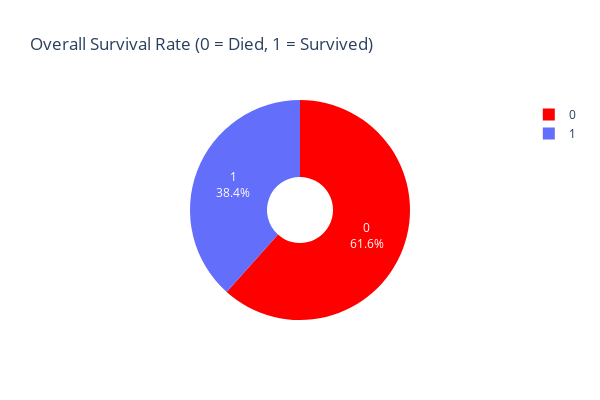

The notebook cell saved with this chart:
### Markdown cell above
###  Overall Survival Rate

### Code cell
import plotly.express as px

fig = px.pie(df, names='Survived', title='Overall Survival Rate (0 = Died, 1 = Survived)',
             color='Survived', hole= 0.3, color_discrete_map={0: 'red', 1: 'brightgreen'})
fig.update_traces(textinfo='percent+label') 
fig.update_layout(
    width=600,
    height=400,
)
fig.show()

### Figure 1 — Plotly figure (JSON) as saved in the notebook; plotly's stock layout.template omitted (floating-point values rounded to 4 significant figures; data arrays with more than 128 entries replaced by an {"elided": "..."} marker saying what was removed)
{"data": [{"customdata": {"elided": "891x1 int values"}, "domain": {"x": [0, 1], "y": [0, 1]}, "hole": 0.3, "hovertemplate": "Survived=%{customdata[0]}<extra></extra>", "labels": {"elided": "891 int values"}, "legendgroup": "", "marker": {"colors": {"elided": "891 str values"}}, "name": "", "showlegend": true, "textinfo": "percent+label", "type": "pie"}], "layout": {"height": 400, "legend": {"tracegroupgap": 0}, "title": {"text": "Overall Survival Rate (0 = Died, 1 = Survived)"}, "width": 600}}
